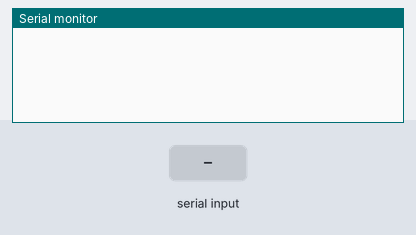
This sketch was run on a simulated Arduino Uno, built with avr-gcc and run on an emulated ATmega328P. On the bench: the last lines printed to the serial monitor. Inputs (shaded band) come from the test bench.

Above: at 1.2 s.
1.3 s: "a" received over Serial
At 2.5 s:
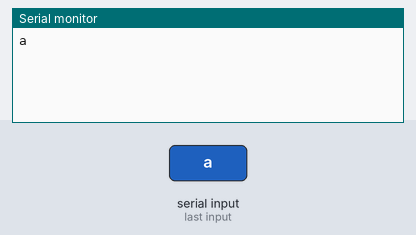
2.8 s: "b" received over Serial
At 3.8 s:
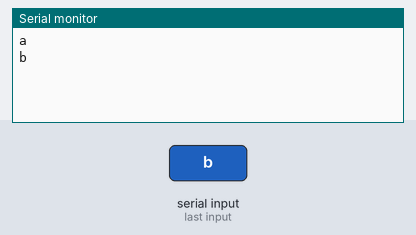
4.3 s: "c" received over Serial
At 4.9 s:
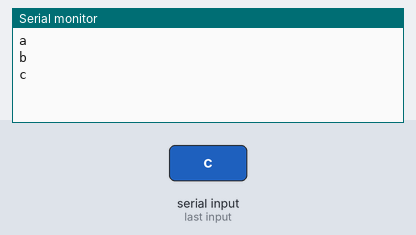
5.8 s: "d" received over Serial
At 7.0 s:
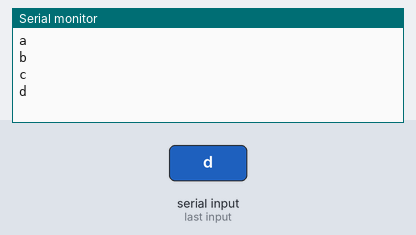
7.3 s: "E" received over Serial
At 8.0 s:
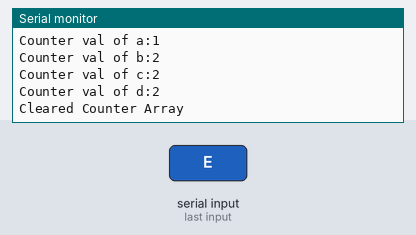

Measured:
- after the input at 1.3 s, the serial monitor: prints a new line at once (image 1)
- after the input at 2.8 s, the serial monitor: prints a new line at once (image 2)
- after the input at 4.3 s, the serial monitor: prints a new line at once (image 3)
- after the input at 5.8 s, the serial monitor: prints a new line at once (image 4)
- after the input at 7.3 s, the serial monitor: prints a new line at once (image 5)

The sketch:

counter_array_in_serial_check.ino
```cpp
unsigned int counter[] = {0,0,0,0};

void setup()
{
    Serial.begin(9600);
}

void loop()
{
    if(Serial.available() ){
        char c = Serial.read();
        Serial.println(c);
        if( c == 'a' ) {
            counter[0] = counter[0]+1;
        }
        if( c == 'b' ) {
            counter[1] = counter[0]+1;
        }
        if( c == 'c' ) {
            counter[2] = counter[0]+1;
        }
        if( c == 'd' ) {
            counter[3] = counter[0]+1;
        }
        if( c == 'E' ) {
            Serial.print( "Counter val of a:");
            Serial.println( counter[0] );
            Serial.print( "Counter val of b:");
            Serial.println( counter[1] );
            Serial.print( "Counter val of c:");
            Serial.println( counter[2] );
            Serial.print( "Counter val of d:");
            Serial.println( counter[3] );
            memset( counter ,0, sizeof(counter));
            Serial.println("Cleared Counter Array");
            return;
        }
    }
}
```
